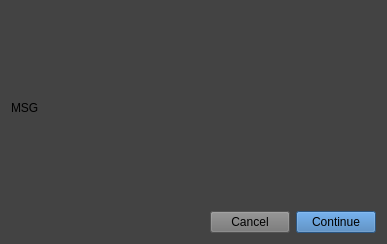
<?xml version="1.0" encoding="UTF-8"?>
<ui version="4.0">
 <class>AssertionDialog</class>
 <widget class="QWidget" name="AssertionDialog">
  <property name="windowModality">
   <enum>Qt::NonModal</enum>
  </property>
  <property name="geometry">
   <rect>
    <x>0</x>
    <y>0</y>
    <width>387</width>
    <height>244</height>
   </rect>
  </property>
  <property name="sizePolicy">
   <sizepolicy hsizetype="Fixed" vsizetype="Fixed">
    <horstretch>0</horstretch>
    <verstretch>0</verstretch>
   </sizepolicy>
  </property>
  <property name="windowTitle">
   <string>AssertionDialog</string>
  </property>
  <property name="styleSheet">
   <string notr="true">background-color: rgb(67, 67, 67);
font: 9pt &quot;Microsoft YaHei UI&quot;;</string>
  </property>
  <layout class="QVBoxLayout" name="verticalLayout">
   <item>
    <widget class="QLabel" name="label">
     <property name="palette">
      <palette>
       <active>
        <colorrole role="Button">
         <brush brushstyle="SolidPattern">
          <color alpha="255">
           <red>67</red>
           <green>67</green>
           <blue>67</blue>
          </color>
         </brush>
        </colorrole>
        <colorrole role="Text">
         <brush brushstyle="SolidPattern">
          <color alpha="255">
           <red>144</red>
           <green>144</green>
           <blue>144</blue>
          </color>
         </brush>
        </colorrole>
        <colorrole role="Base">
         <brush brushstyle="SolidPattern">
          <color alpha="255">
           <red>67</red>
           <green>67</green>
           <blue>67</blue>
          </color>
         </brush>
        </colorrole>
        <colorrole role="Window">
         <brush brushstyle="SolidPattern">
          <color alpha="255">
           <red>67</red>
           <green>67</green>
           <blue>67</blue>
          </color>
         </brush>
        </colorrole>
       </active>
       <inactive>
        <colorrole role="Button">
         <brush brushstyle="SolidPattern">
          <color alpha="255">
           <red>67</red>
           <green>67</green>
           <blue>67</blue>
          </color>
         </brush>
        </colorrole>
        <colorrole role="Text">
         <brush brushstyle="SolidPattern">
          <color alpha="255">
           <red>144</red>
           <green>144</green>
           <blue>144</blue>
          </color>
         </brush>
        </colorrole>
        <colorrole role="Base">
         <brush brushstyle="SolidPattern">
          <color alpha="255">
           <red>67</red>
           <green>67</green>
           <blue>67</blue>
          </color>
         </brush>
        </colorrole>
        <colorrole role="Window">
         <brush brushstyle="SolidPattern">
          <color alpha="255">
           <red>67</red>
           <green>67</green>
           <blue>67</blue>
          </color>
         </brush>
        </colorrole>
       </inactive>
       <disabled>
        <colorrole role="Button">
         <brush brushstyle="SolidPattern">
          <color alpha="255">
           <red>67</red>
           <green>67</green>
           <blue>67</blue>
          </color>
         </brush>
        </colorrole>
        <colorrole role="Text">
         <brush brushstyle="SolidPattern">
          <color alpha="255">
           <red>120</red>
           <green>120</green>
           <blue>120</blue>
          </color>
         </brush>
        </colorrole>
        <colorrole role="Base">
         <brush brushstyle="SolidPattern">
          <color alpha="255">
           <red>67</red>
           <green>67</green>
           <blue>67</blue>
          </color>
         </brush>
        </colorrole>
        <colorrole role="Window">
         <brush brushstyle="SolidPattern">
          <color alpha="255">
           <red>67</red>
           <green>67</green>
           <blue>67</blue>
          </color>
         </brush>
        </colorrole>
       </disabled>
      </palette>
     </property>
     <property name="styleSheet">
      <string notr="true">font: 11pt &quot;Microsoft YaHei UI&quot;;</string>
     </property>
     <property name="text">
      <string>MSG</string>
     </property>
    </widget>
   </item>
   <item>
    <layout class="QHBoxLayout" name="horizontalLayout">
     <item>
      <spacer name="horizontalSpacer">
       <property name="orientation">
        <enum>Qt::Horizontal</enum>
       </property>
       <property name="sizeHint" stdset="0">
        <size>
         <width>40</width>
         <height>20</height>
        </size>
       </property>
      </spacer>
     </item>
     <item>
      <widget class="QPushButton" name="pushButton_2">
       <property name="styleSheet">
        <string notr="true">background-color: rgb(116, 116, 116);</string>
       </property>
       <property name="text">
        <string>Cancel</string>
       </property>
      </widget>
     </item>
     <item>
      <widget class="QPushButton" name="pushButton">
       <property name="styleSheet">
        <string notr="true">background-color: rgb(141, 94, 0);
background-color: rgb(60, 121, 182);</string>
       </property>
       <property name="text">
        <string>Continue</string>
       </property>
      </widget>
     </item>
    </layout>
   </item>
  </layout>
 </widget>
 <layoutdefault spacing="6" margin="11"/>
 <resources/>
 <connections/>
</ui>
